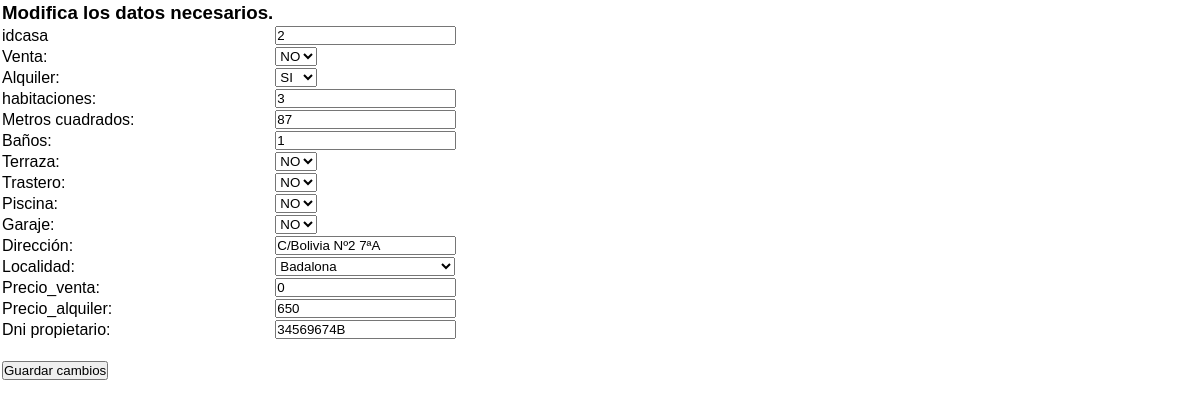
Page /inmuebles/modificar_inmueble.php?idcasa=2 on the committed database.
### tables this page shows
CREATE TABLE IF NOT EXISTS `inmuebles` (
  `idcasa` int(3) NOT NULL,
  `idlocalidad` int(3) NOT NULL,
  `dni_propietario` varchar(9) NOT NULL,
  `venta` char(1) NOT NULL,
  `alquiler` char(1) NOT NULL,
  `habitaciones` varchar(2) NOT NULL,
  `m2` varchar(4) NOT NULL,
  `banios` varchar(2) NOT NULL,
  `terraza` char(1) NOT NULL,
  `trastero` char(1) NOT NULL,
  `piscina` char(1) NOT NULL,
  `garaje` char(1) NOT NULL,
  `direccion` varchar(50) NOT NULL,
  `precio_venta` int(8) NOT NULL,
  `precio_alquiler` int(4) NOT NULL
);

### inmuebles/modificar_inmueble.php (the view, shortened to what this page needs)
<!DOCTYPE html PUBLIC "-//W3C//DTD XHTML 1.0 Transitional//EN" "http://www.w3.org/TR/xhtml1/DTD/xhtml1-transitional.dtd">
<html xmlns="http://www.w3.org/1999/xhtml">
<head>
<link rel=stylesheet href="style.css" type="text/css">
</head>
</html>
<?php
	$conexion = mysqli_connect('localhost','root','','inmobiliaria')
	or die('No se pudo conectar: ' . mysqli_error());
	$sql_inmueble = "select * from inmuebles where idcasa='".$_GET['idcasa']."'";
	$resp_sql = mysqli_query($conexion,$sql_inmueble);
	$i=0;
	while($datos=mysqli_fetch_row($resp_sql)){
		foreach($datos as $valor){
			$datos[$i]=$valor;
			$i++;
			if ($i==3){break;}
		}
		$inmueble=$datos;
	}
?>
<html>
<table cellpadding="6" >
	<form action="actualizar_inmueble.php" method="POST">
	<div class="flotados1">
		<table cellpadding="5">
			<tr>
			<td><h3>Modifica los datos necesarios.</h3></td>
			</tr>
			<tr>
				<td><label for="idcasa"> idcasa </label></td>
				<td><input type="text" id="idcasa" name="idcasa" value="<?php echo $inmueble[0] ?>" readonly/></td>
			</tr>
			<tr>
				<td><label for="venta"> Venta:  </label></td>
				<td><select name="venta">
<?php
if($inmueble[3]==0){
echo "<option value=0 selected>NO</option>";
}
else{
 echo "<option value=1 selected>SI</option>";
 echo "<option value=0 >NO</option>";
 }
?>
			</tr>
						<tr>
				<td><label for="alquiler"> Alquiler:  </label></td>
				<td><select name="alquiler">
<?php
if($inmueble[4]==0){
echo "<option value=0 selected>NO</option>";
echo "<option value=1 >SI</option>";
}
else{
 echo "<option value=1 selected>SI</option>";
 }
?>
			</tr>
			<tr>
				<td><label for="habitaciones"> habitaciones: </label></td>
				<td><input type="text" id="habitaciones" placeholder="Escribe habitaciones" name="habitaciones" value="<?php echo $inmueble[5] ?>" /></td>
			</tr>
			<tr>
				<td><label for="m2"> Metros cuadrados: </label></td>
				<td><input type="text" id="m2" placeholder="Escribe m2" name="m2" value="<?php echo $inmueble[6] ?>" /></td>
			</tr>
			<tr>
				<td><label for="banios"> Baños: </label></td>
				<td><input type="text" id="bagnos" placeholder="Escribe bagnos" name="banios" value="<?php echo $inmueble[7] ?>" /></td>
			</tr>
			<tr>
				<td><label for="terraza"> Terraza:  </label></td>
				<td><select name="terraza">
<?php
if($inmueble[8]==0){
echo "<option value=0 selected>NO</option>";
}
else{
 echo "<option value=1 selected>SI</option>";
 echo "<option value=0 >NO</option>";
 }
?>
			</tr>
						<tr>
				<td><label for="trastero"> Trastero:  </label></td>
				<td><select name="trastero">
<?php
if($inmueble[9]==0){
echo "<option value=0 selected>NO</option>";
}
else{
 echo "<option value=1 selected>SI</option>";
 echo "<option value=0 >NO</option>";
 }
?>
			</tr>
						<tr>
				<td><label for="piscina"> Piscina:  </label></td>
				<td><select name="piscina">
<?php
if($inmueble[10]==0){
echo "<option value=0 selected>NO</option>";
}
else{
 echo "<option value=1 selected>SI</option>";
 echo "<option value=0 >NO</option>";
 }
?>
			</tr>
						<tr>
				<td><label for="garaje"> Garaje:  </label></td>
				<td><select name="garaje">
<?php
if($inmueble[11]==0){
echo "<option value=0 selected>NO</option>";
}
else{
 echo "<option value=1 selected>SI</option>";
 echo "<option value=0 >NO</option>";
 }
?>
			</tr>
			<tr>
				<td><label for="direccion"> Dirección: </label></td>
				<td><input type="text" id="direccion" placeholder="Escribe direccion" name="direccion" value="<?php echo $inmueble[12] ?>" /></td>
			</tr>
			<tr>
				<td><label for="idlocalidad"> Localidad: </label></td>
				<td><select name="idlocalidad">
<?php
$consulta1="SELECT localidad from localidades where idlocalidad=".$inmueble[1];
$resultado1=mysqli_query($conexion,$consulta1);
while ($idloc=mysqli_fetch_array($resultado1)){
echo"<option value='".$inmueble[1]."' selected>".$idloc[0]."</option>";
}
?>  </td>
			</tr>
			<tr>
				<td><label for="precio_venta"> Precio_venta: </label></td>
				<td><input type="text" id="precio_venta" placeholder="Escribe precio_venta" name="precio_venta" value="<?php echo $inmueble[13] ?>" /></td>
			</tr>
			<tr>
				<td><label for="precio_alquiler"> Precio_alquiler: </label></td>
				<td><input type="text" id="precio_alquiler" placeholder="Escribe precio_alquiler" name="precio_alquiler" value="<?php echo $inmueble[14] ?>" /></td>
			</tr>
			<tr>
				<td><label for="dnipropietario"> Dni propietario: </label></td>
				<td><input type="text" id="dnipropietario" placeholder="Escribe dnipropietario" name="dnipropietario" value="<?php echo $inmueble[2] ?>" /></td>
			</tr>
		</table>
	</div>
	<div class="flotados3">
		<table cellpadding="5">
			<tr>
				<td ><br><input type="submit" id="boton" value="Guardar cambios" name="boton"/></td>
			</tr>
		</table>
	</div>
</form>
</table>
</html>

### css/style.css (style rules this page uses)
* { margin: 0; padding: 0; -webkit-box-sizing: border-box; box-sizing: border-box; list-style: none; }
html,body { height: 100%; overflow-x: hidden; }

### rows in the picture
inmuebles: idcasa "2", venta "NO", alquiler "SI", habitaciones "3", m2 "87", banios "1", terraza "NO", trastero "NO", piscina "NO", garaje "NO", direccion "C/Bolivia Nº2 7ªA", precio_venta "0", precio_alquiler "650", dnipropietario "34569674B"

### other values in the picture
form field idlocalidad "Badalona"
